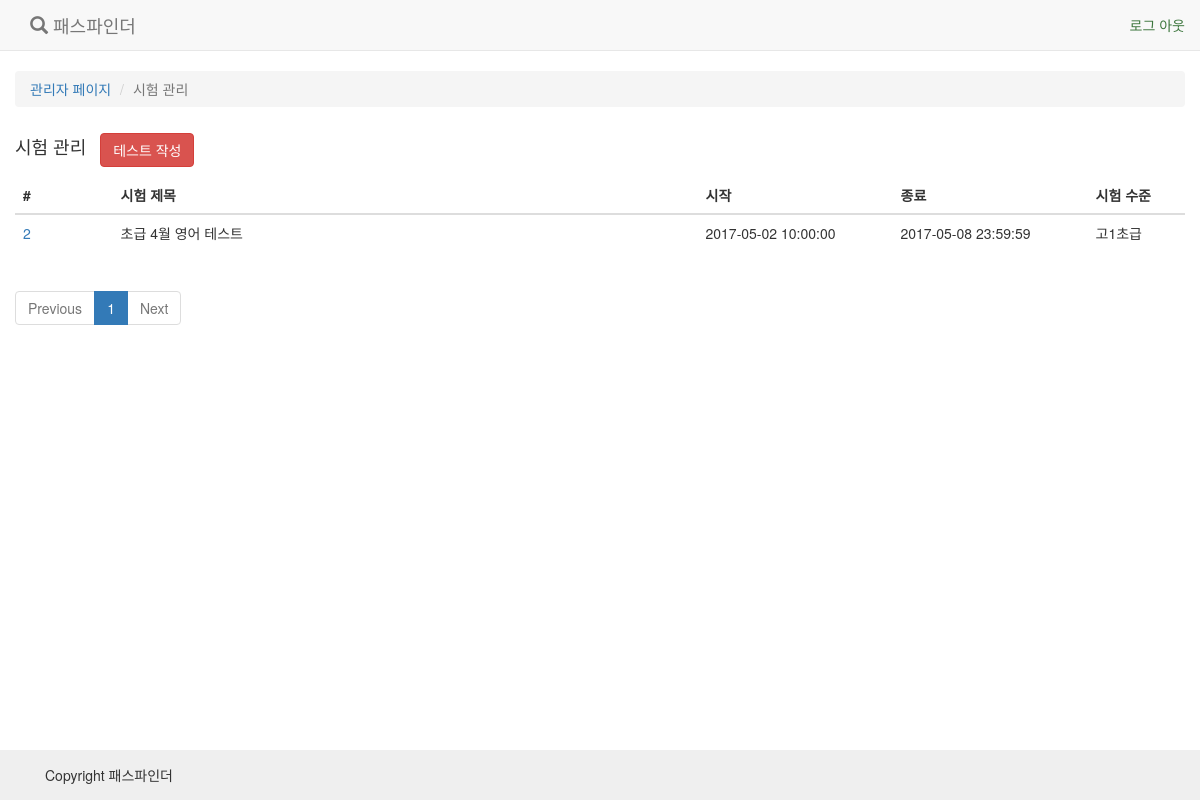
The page /manage/exams/ (signed in) on the database as committed earlier.
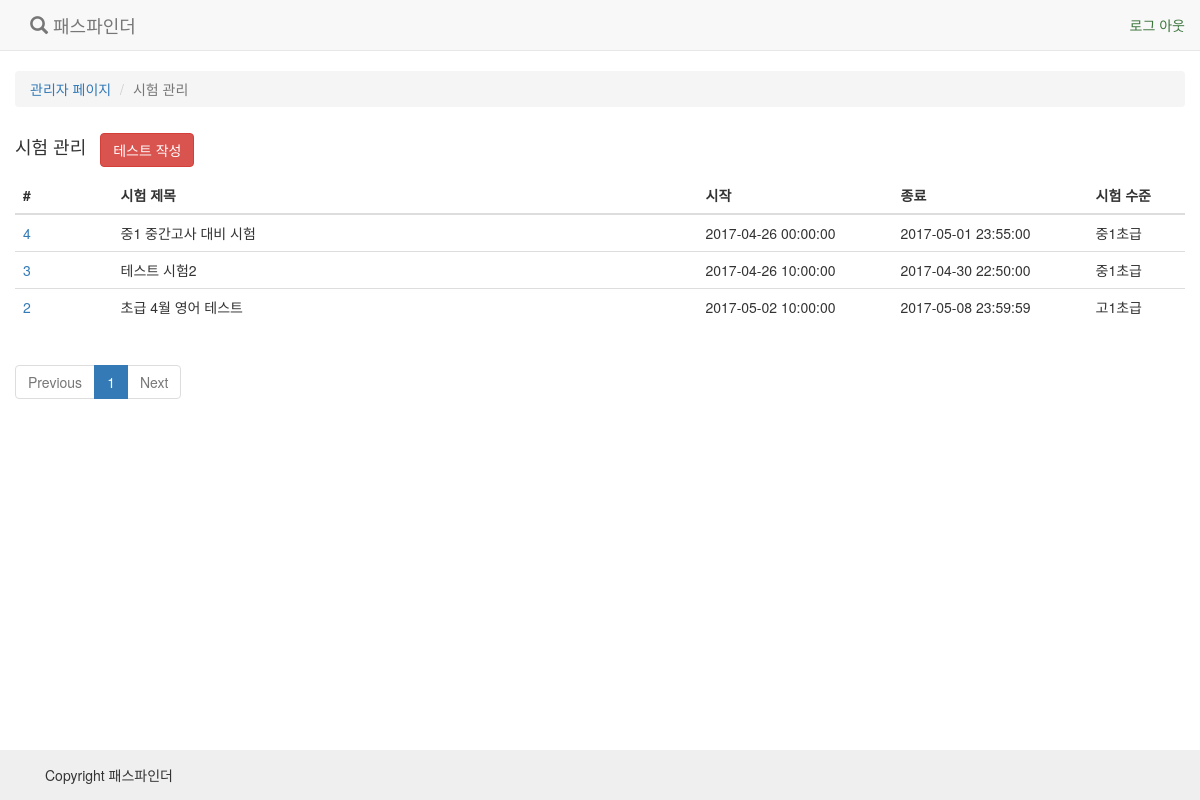
The same page on the database as committed later.
### quiz/models.py (models this page shows, shortened)
@python_2_unicode_compatible
class Quiz(models.Model):
    level = models.IntegerField(
        verbose_name=u"퀴즈 수준",
        choices=LEVEL_CHOICES, default=0)
    title = models.CharField(
        verbose_name=u"퀴즈 제목",
        max_length=50)
    starting_date = models.DateTimeField(
        verbose_name=u"퀴즈 시작 날짜",
        null=True, blank=True)
    closing_date = models.DateTimeField(
        verbose_name=u"퀴즈 마감 날짜",
        null=True, blank=True)
    create_date = models.DateTimeField(auto_now_add=True)
    update_date = models.DateTimeField(auto_now=True)
    class Meta:
        verbose_name=u"퀴즈 관리"
        verbose_name_plural=u"퀴즈 관리"

### quiz/views.py (the view)
class ExamListView(StaffMemberRequiredMixin, View):
    def get(self, request):
        page = request.GET.get('p')
        quizes = Quiz.objects.all().order_by('-pk')
        paginator = Paginator(quizes, 20)
        try:
            quizes = paginator.page(page)
        except PageNotAnInteger:
            quizes = paginator.page(1)
        except EmptyPage:
            quizes = paginator.page(paginator.num_pages)
        return render(request, 'quiz/exam_list.html', {
            'quizes': quizes
        })

### quiz/views.py (called while the page is built)
    @method_decorator(staff_member_required)
    def dispatch(self, request, *args, **kwargs):
        return super(StaffMemberRequiredMixin, self).dispatch(request, *args, **kwargs)

### quiz/templates/quiz/exam_list.html (shortened to what this page needs)
{% extends 'base.html' %}
{% load staticfiles %}
{% load humanize %}
{% block content %}
    <div class="container">
        <div class="row" style="margin-top: 20px;">
            <ol class="breadcrumb">
                <li><a href="/">관리자 페이지 </a></li>
                <li class="active">시험 관리</li>
            </ol>
        </div>
        <div class="row">
            <ul class="list-inline">
                <li ><h4>시험 관리</h4></li>
                <li class=""><a class="btn btn-danger" href="{% url 'quiz:create_quiz' %}"> 테스트 작성 </a></li>
            </ul>
            <table class="table table-hover">
                <thead>
                    <th class="col-md-1">#</th>
                    <th class="col-md-6">시험 제목</th>
                    <th class="col-md-2">시작</th>
                    <th class="col-md-2">종료</th>
                    <th class="col-md-1">시험 수준</th>
                </thead>
                {% for exam in quizes %}
                    <tr class="exam" exam_id="{{ exam.pk }}">
                        <td class="col-md-1"><a href="{% url 'quiz:show_quiz' exam.pk %}">{{ exam.pk }}</a> </td>
                        <td class="col-md-6">{{ exam.title }}</td>
                        <td class="col-md-2">{{ exam.starting_date|date:"Y-m-d H:i:s" }}</td>
                        <td class="col-md-2">{{ exam.closing_date|date:"Y-m-d H:i:s" }}</td>
                        <td class="col-md-1">{{ exam.get_level_display }}</td>
                    </tr>
                {% empty %}
                    <tr>
                        <td class="bg-info" colspan="5"> <p>등록 된 테스트가 없습니다. </p></td>
                    </tr>
                {% endfor %}
            </table>
            <div>
                {% include 'quiz/paginator.html' with paginator=quizes %}
            </div>
        </div>
    </div>
{% endblock %}

### templates/base.html (shortened to what this page needs)
{% load staticfiles %}
<!DOCTYPE html>
<html lang="ko">
<head>
    <link href="{% static 'css/bootstrap.min.css' %}" rel="stylesheet" media="screen" />
    <link href="{% static 'css/main.css' %}" rel="stylesheet" media="screen" />
</head>
<body>
    <nav class="navbar navbar-default navbar-static-top" role="navigation">
        <div class="container">
            <div class="navbar-header">
                <a class="navbar-brand" href="/">
                    <span class="glyphicon glyphicon-search"></span>
                    <span class="">패스파인더</span>
                </a>
            </div>
            <div class="navbar-text navbar-right" style="">
                {% if request.user.is_authenticated %}
                    <a class="text-success" href="{% url 'accounts:logout' %}">로그 아웃</a>
                {% endif %}
            </div>
        </div>
    </nav>
    <div style="margin-top: -20px">
    {% block content %}{% endblock content %}
    </div>
    <footer class="footer ">
        <div class="container">
            <p class="navbar-text">Copyright 패스파인더 </p>
        </div>
    </footer>
</body>
</html>

### quiz/templates/quiz/paginator.html
<ul class="pagination">
  {% if paginator.has_previous %}
    <li class="page-item"><a href="?p={{ paginator.previous_page_number }}" class="page-link">Previous</a></li>
  {% else %}
    <li class="page-item disabled"><a href="#" class="page-link"><span>Previous</span></a></li>
  {% endif %}
  {% for i in paginator.paginator.page_range %}
    {% if paginator.number == i %}
      <li class="page-item active">
          <a href="#" class="page-link">
              <span>{{ i }} <span class="sr-only">(current)</span></span>
          </a>
      </li>
    {% else %}
      <li class="page-item"><a href="?p={{ i }}" class="page-link">{{ i }}</a></li>
    {% endif %}
  {% endfor %}
  {% if paginator.has_next %}
    <li class="page-item"><a href="?p={{ paginator.next_page_number }}" class="page-link">Next</a></li>
  {% else %}
    <li class="page-item disabled"><a href="#"  class="page-link"><span>Next</span></a></li>
  {% endif %}
</ul>

### static/css/main.css (style rules this page uses)
html,body { height:100%; width: 100%; }
body { display: table; }
.container { height: auto; }
.footer { width: 100%; display: table-row; height: 1px; background-color: #efefef; }

Rows that differ between the two databases and show on the page:
added Quiz: pk "4", title "중1 중간고사 대비 시험", starting_date "2017-04-26 00:00:00", closing_date "2017-05-01 23:55:00", level "중1초급"
added Quiz: pk "3", title "테스트 시험2", starting_date "2017-04-26 10:00:00", closing_date "2017-04-30 22:50:00", level "중1초급"
